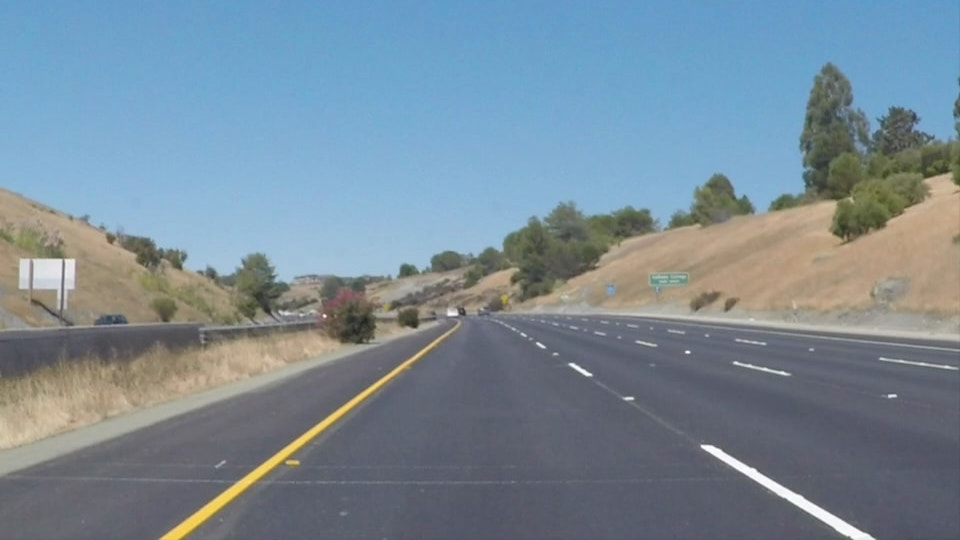
#> input picture test_images/solidYellowCurve2.jpg, 960 x 540 px
$ jupyter execute --allow-errors P1.ipynb   (shell and % lines are left out)
#> lines starting #> are read from the running program, lines starting #| are printed output that depends on the picture; after the words box and inside, x2 and y2 are one past the last pixel; in counts of white or black regions, pixels touching at a corner belong together
# Self-Driving Car Engineer Nanodegree

## Project: **Finding Lane Lines on the Road**
***
In this project, you will use the tools you learned about in the lesson to identify lane lines on the road.  You can develop your pipeline on a series of individual images, and later apply the result to a video stream (really just a series of images). Check out the video clip "raw-lines-example.mp4" (also contained in this repository) to see what the output should look like after using the helper functions below.

Once you have a result that looks roughly like "raw-lines-example.mp4", you'll need to get creative and try to average and/or extrapolate the line segments you've detected to map out the full extent of the lane lines.  You can see an example of the result you're going for in the video "P1_example.mp4".  Ultimately, you would like to draw just one line for the left side of the lane, and one for the right.

In addition to implementing code, there is a brief writeup to complete. The writeup should be completed in a separate file, which can be either a markdown file or a pdf document. There is a [write up template](https://github.com/udacity/CarND-LaneLines-P1/blob/master/writeup_template.md) that can be used to guide the writing process. Completing both the code in the Ipython notebook and the writeup template will cover all of the [rubric points](https://review.udacity.com/#!/rubrics/322/view) for this project.

---
Let's have a look at our first image called 'test_images/solidWhiteRight.jpg'.  Run the 2 cells below (hit Shift-Enter or the "play" button above) to display the image.

**Note: If, at any point, you encounter frozen display windows or other confounding issues, you can always start again with a clean slate by going to the "Kernel" menu above and selecting "Restart & Clear Output".**

---

**The tools you have are color selection, region of interest selection, grayscaling, Gaussian smoothing, Canny Edge Detection and Hough Tranform line detection.  You  are also free to explore and try other techniques that were not presented in the lesson.  Your goal is piece together a pipeline to detect the line segments in the image, then average/extrapolate them and draw them onto the image for display (as below).  Once you have a working pipeline, try it out on the video stream below.**

---

<figure>

 <figcaption>
 <p></p>
 <p style="text-align: center;"> Your output should look something like this (above) after detecting line segments using the helper functions below </p>
 </figcaption>
</figure>
 <p></p>
<figure>

 <figcaption>
 <p></p>
 <p style="text-align: center;"> Your goal is to connect/average/extrapolate line segments to get output like this</p>
 </figcaption>
</figure>

**Run the cell below to import some packages.  If you get an `import error` for a package you've already installed, try changing your kernel (select the Kernel menu above --> Change Kernel).  Still have problems?  Try relaunching Jupyter Notebook from the terminal prompt.  Also, consult the forums for more troubleshooting tips.**

## Import Packages

[cell 1]
#importing some useful packages
import matplotlib.pyplot as plt
import matplotlib.image as mpimg
import numpy as np
import cv2

## Read in an Image

[cell 2]
#reading in an image
#image = mpimg.imread('test_images/solidWhiteRight.jpg')
#image = mpimg.imread('test_images/solidWhiteCurve.jpg')
#image = mpimg.imread('test_images/solidYellowCurve.jpg')
image = mpimg.imread('test_images/solidYellowCurve2.jpg')
#> image is the input picture: shape (540, 960, 3); mean R, G, B 120.7, 138.6, 151.5
#image = mpimg.imread('test_images/solidYellowLeft.jpg')
#image = mpimg.imread('whiteCarLaneSwitch.jpg')

#printing out some stats and plotting
print('This image is:', type(image), 'with dimensions:', image.shape)
#| This image is: <class 'numpy.ndarray'> with dimensions: (540, 960, 3)
plt.imshow(image)  # if you wanted to show a single color channel image called 'gray', for example, call as plt.imshow(gray, cmap='gray')

## Ideas for Lane Detection Pipeline

**Some OpenCV functions (beyond those introduced in the lesson) that might be useful for this project are:**

`cv2.inRange()` for color selection
`cv2.fillPoly()` for regions selection
`cv2.line()` to draw lines on an image given endpoints
`cv2.addWeighted()` to coadd / overlay two images
`cv2.cvtColor()` to grayscale or change color
`cv2.imwrite()` to output images to file
`cv2.bitwise_and()` to apply a mask to an image

**Check out the OpenCV documentation to learn about these and discover even more awesome functionality!**

## Helper Functions

Below are some helper functions to help get you started. They should look familiar from the lesson!

[cell 3]
import math

def grayscale(img):
    """Applies the Grayscale transform
    This will return an image with only one color channel
    but NOTE: to see the returned image as grayscale
    (assuming your grayscaled image is called 'gray')
    you should call plt.imshow(gray, cmap='gray')"""
    return cv2.cvtColor(img, cv2.COLOR_RGB2GRAY)
    # Or use BGR2GRAY if you read an image with cv2.imread()
    # return cv2.cvtColor(img, cv2.COLOR_BGR2GRAY)

def canny(img, low_threshold, high_threshold):
    """Applies the Canny transform"""
    return cv2.Canny(img, low_threshold, high_threshold)

def gaussian_blur(img, kernel_size):
    """Applies a Gaussian Noise kernel"""
    return cv2.GaussianBlur(img, (kernel_size, kernel_size), 0)

def region_of_interest(img, vertices):
    """
    Applies an image mask.

    Only keeps the region of the image defined by the polygon
    formed from `vertices`. The rest of the image is set to black.
    """
    #defining a blank mask to start with
    mask = np.zeros_like(img)

    #defining a 3 channel or 1 channel color to fill the mask with depending on the input image
    if len(img.shape) > 2:
        channel_count = img.shape[2]  # i.e. 3 or 4 depending on your image
        ignore_mask_color = (255,) * channel_count
    else:
        ignore_mask_color = 255

    #filling pixels inside the polygon defined by "vertices" with the fill color
    cv2.fillPoly(mask, vertices, ignore_mask_color)

    #returning the image only where mask pixels are nonzero
    masked_image = cv2.bitwise_and(img, mask)
    return masked_image


def average(num, count):
    result = num
    if count > 0:
        result = num/count

    return result

def draw_line(img,x1, y1, x2, y2, color, thickness):

    if x2 != x1:
        slope = ((y2-y1)/(x2-x1))
        c = y1 - slope * x1

        if slope != 0:
            bottom_y = img.shape[0]
            bottom_x = (bottom_y - c)/slope

            up_y = 340
            up_x = (up_y - c)/slope
            cv2.line(img, (int(bottom_x), int(bottom_y)), (int(up_x), int(up_y)), color, thickness)


def draw_lines(img, lines, color=[255, 0, 0], thickness=10):
    """
    NOTE: this is the function you might want to use as a starting point once you want to
    average/extrapolate the line segments you detect to map out the full
    extent of the lane (going from the result shown in raw-lines-example.mp4
    to that shown in P1_example.mp4).

    Think about things like separating line segments by their
    slope ((y2-y1)/(x2-x1)) to decide which segments are part of the left
    line vs. the right line.  Then, you can average the position of each of
    the lines and extrapolate to the top and bottom of the lane.

    This function draws `lines` with `color` and `thickness`.
    Lines are drawn on the image inplace (mutates the image).
    If you want to make the lines semi-transparent, think about combining
    this function with the weighted_img() function below
    """

    for line in lines:
        a_x1 = 0
        a_x2 = 0
        a_y1 = 0
        a_y2 = 0
        count = 0
        for x1,y1,x2,y2 in line:
            a_x1 += x1
            a_x2 += x2
            a_y1 += y1
            a_y2 += y2
            count += 1

        a_x1 = average (a_x1, count)
        a_x2 = average (a_x2, count)
        a_y1 = average (a_y1, count)
        a_y2 = average (a_y2, count)

        draw_line(img,a_x1,a_y1,a_x2,a_y2, color, thickness)


def hough_lines(img, rho, theta, threshold, min_line_len, max_line_gap):
    """
    `img` should be the output of a Canny transform.

    Returns an image with hough lines drawn.
    """
    lines = cv2.HoughLinesP(img, rho, theta, threshold, np.array([]), minLineLength=min_line_len, maxLineGap=max_line_gap)
    line_img = np.zeros((img.shape[0], img.shape[1], 3), dtype=np.uint8)
    draw_lines(line_img, lines)
    return line_img

# Python 3 has support for cool math symbols.

def weighted_img(img, initial_img, α=0.8, β=1., λ=0.):
    """
    `img` is the output of the hough_lines(), An image with lines drawn on it.
    Should be a blank image (all black) with lines drawn on it.

    `initial_img` should be the image before any processing.

    The result image is computed as follows:

    initial_img * α + img * β + λ
    NOTE: initial_img and img must be the same shape!
    """
    return cv2.addWeighted(initial_img, α, img, β, λ)

## Test Images

Build your pipeline to work on the images in the directory "test_images"
**You should make sure your pipeline works well on these images before you try the videos.**

[cell 4]
import os
os.listdir("test_images/")

## Build a Lane Finding Pipeline

Build the pipeline and run your solution on all test_images. Make copies into the `test_images_output` directory, and you can use the images in your writeup report.

Try tuning the various parameters, especially the low and high Canny thresholds as well as the Hough lines parameters.

[cell 5]
# TODO: Build your pipeline that will draw lane lines on the test_images
# then save them to the test_images directory.
gray = grayscale(image)
#> in grayscale, `return cv2.cvtColor(img, cv2.COLOR_RGB2GRAY)`:
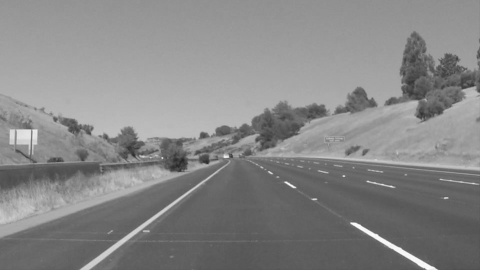
#> returned value: shape (540, 960) (shown at 1/2 size); min 32, max 255, mean 134.7
blur_gray = gaussian_blur(gray, 3)
edges = canny(blur_gray, 50, 140)
#> in canny, `return cv2.Canny(img, low_threshold, high_threshold)`:
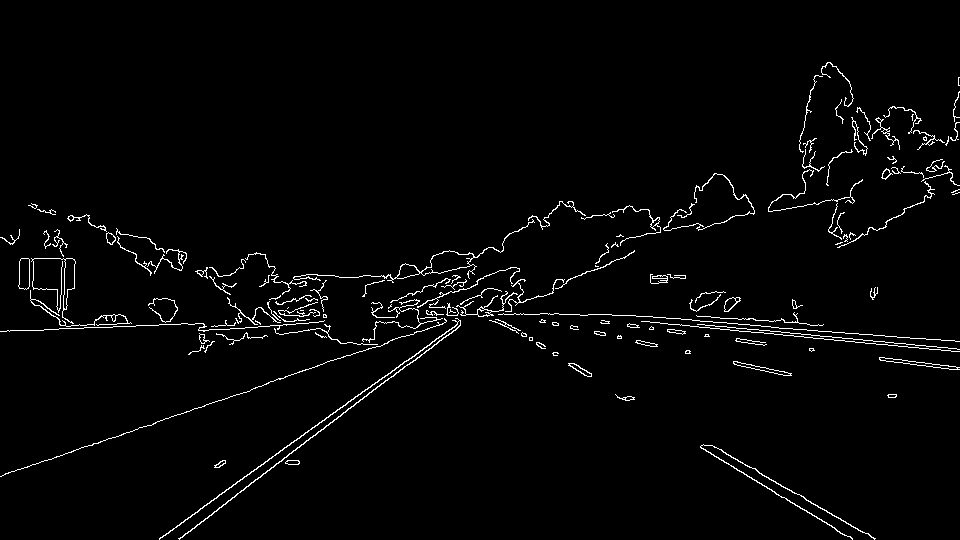
#> returned value: shape (540, 960); 2.3% white in thin lines or dots, all inside (x1, y1, x2, y2) = (0, 62, 960, 540)
imshape = image.shape
vertices = np.array([[(0,imshape[0]),(470, 320), (490, 320), (imshape[1],imshape[0])]], dtype=np.int32)
masked_edges = region_of_interest(edges, vertices)
#> in region_of_interest, `cv2.fillPoly(mask, vertices, ignore_mask_color)`:
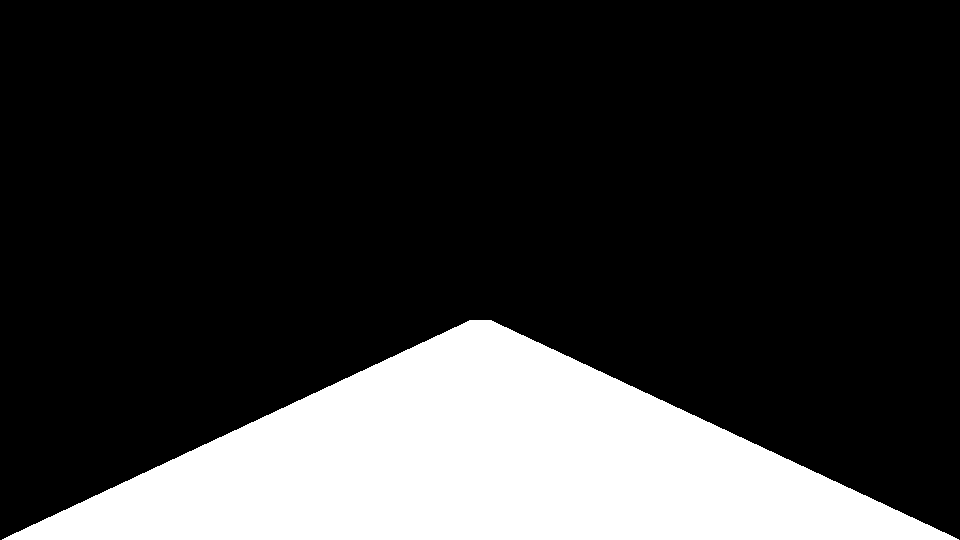
#> mask: shape (540, 960); 20.8% white; 1 white region, box (x1, y1, x2, y2) and area: (2, 320, 959, 540) 107829
#> in region_of_interest, `masked_image = cv2.bitwise_and(img, mask)`:
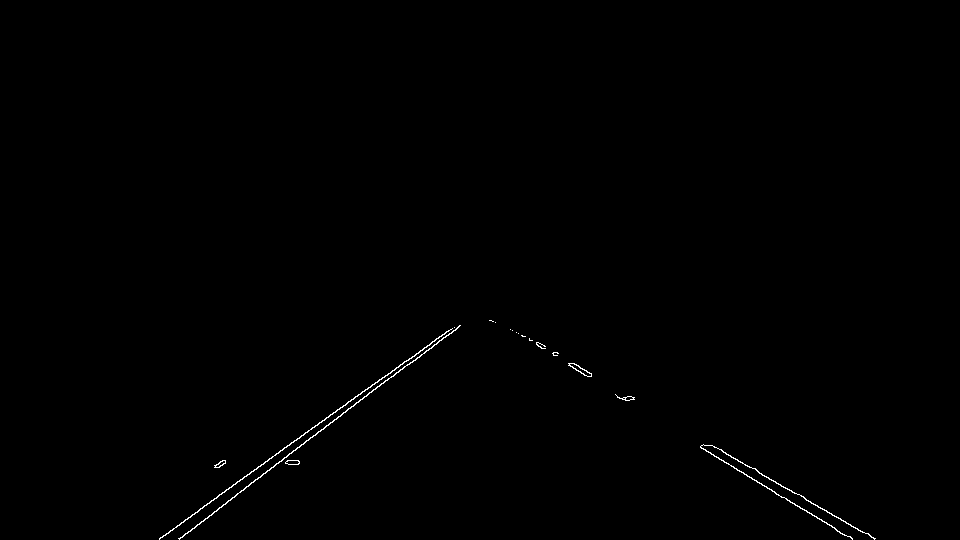
#> masked_image: shape (540, 960); 0.34% white in thin lines or dots, all inside (x1, y1, x2, y2) = (159, 320, 876, 540)

# Define the Hough transform parameters
rho = 2               # distance resolution in pixels of the Hough grid
theta = np.pi/180     # angular resolution in radians of the Hough grid
threshold = 60        # minimum number of votes (intersections in Hough grid cell)
min_line_length = 120 # minimum number of pixels making up a line
max_line_gap = 100    # maximum gap in pixels between connectable line segments

line_image = hough_lines(masked_edges, rho, theta, threshold, min_line_length, max_line_gap)
#> in hough_lines, `lines = cv2.HoughLinesP(img, rho, theta, threshold, np.array([]), minL..`: lines = [[159, 539, 446, 331], [178, 538, 460, 325], [510, 329, 874, 539], [617, 396, 852, 538], [525, 336, 875, 538], [159, 538, 348, 401], [182, 537, 448, 330], [537, 345, 762, 485], [286, 463, 423, 348]]
#> the loop in draw_lines, `for line in lines:` made 9 passes
#> (line, a_x1, a_x2, a_y1, a_y2, slope in draw_line, c in draw_line) on passes 1 to 7: ([[159, 539, 446, 331]], 159, 446, 539, 331, -0.725, 654.2), ([[178, 538, 460, 325]], 178, 460, 538, 325, -0.755, 672.4), ([[510, 329, 874, 539]], 510, 874, 329, 539, 0.577, 34.77), ([[617, 396, 852, 538]], 617, 852, 396, 538, 0.604, 23.17), ([[525, 336, 875, 538]], 525, 875, 336, 538, 0.577, 33), ([[159, 538, 348, 401]], 159, 348, 538, 401, -0.725, 653.3), ([[182, 537, 448, 330]], 182, 448, 537, 330, -0.778, 678.6)
#> after the loop in draw_lines, `for line in lines:`:
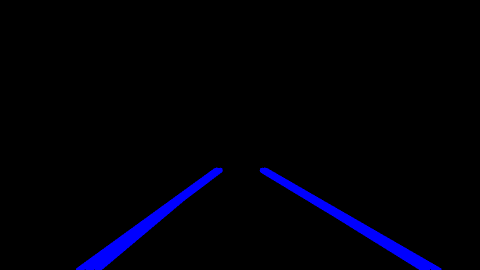
#> img: shape (540, 960, 3) (shown at 1/2 size); mean of channels 0, 1, 2 7.5, 0, 0; drawn as B, G, R
result = weighted_img(line_image, image)
#> in weighted_img, `return cv2.addWeighted(initial_img, α, img, β, λ)`:
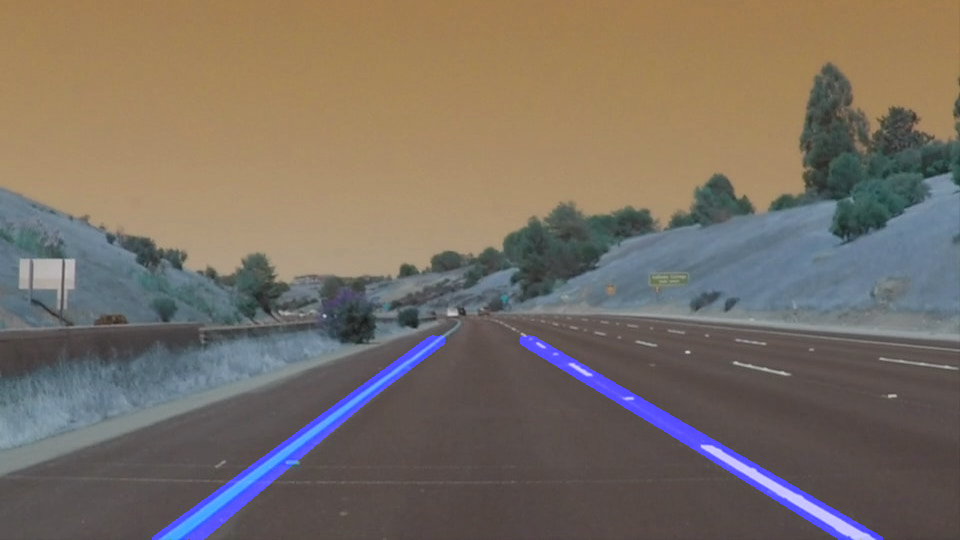
#> returned value: shape (540, 960, 3); mean of channels 0, 1, 2 100.7, 110.9, 121.2; drawn as B, G, R

plt.imshow(result)

$ run again, with test_images/solidYellowLeft.jpg copied over test_images/solidYellowCurve2.jpg
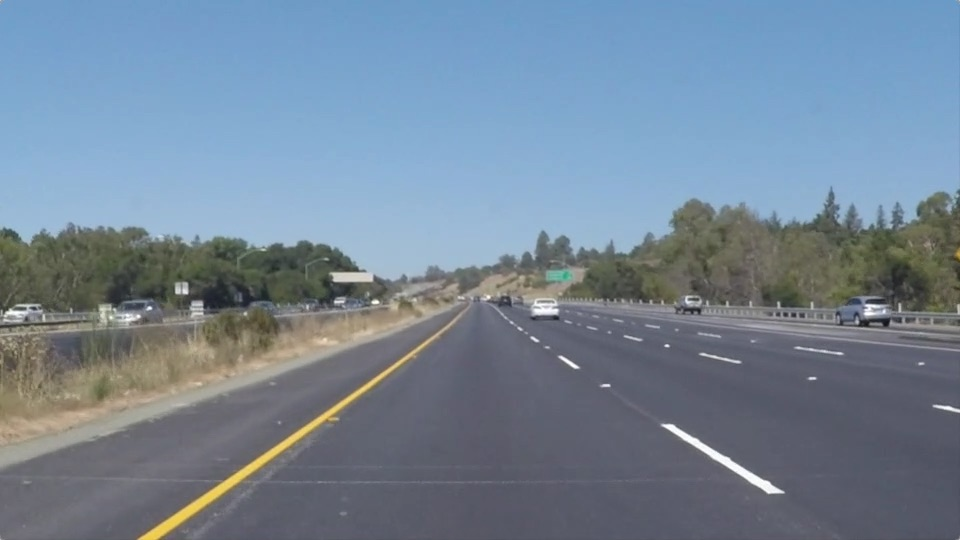
#> input picture test_images/solidYellowLeft.jpg, 960 x 540 px
#> image is the input picture: shape (540, 960, 3); mean R, G, B 116.5, 133.6, 150.8
#| This image is: <class 'numpy.ndarray'> with dimensions: (540, 960, 3)
#> mask: shape (540, 960); 20.8% white; 1 white region, box (x1, y1, x2, y2) and area: (2, 320, 959, 540) 107829
#> in region_of_interest, `masked_image = cv2.bitwise_and(img, mask)`:
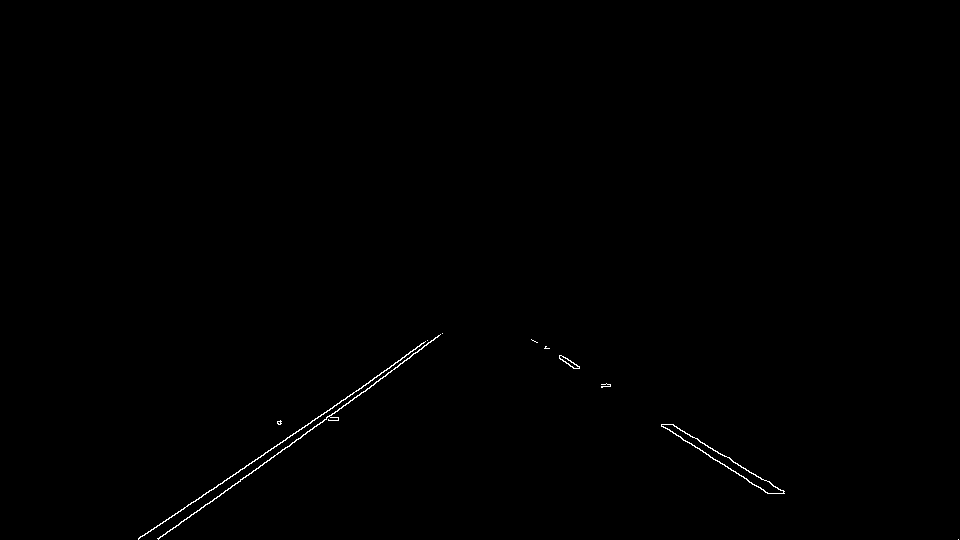
#> masked_image: shape (540, 960); 0.29% white in thin lines or dots, all inside (x1, y1, x2, y2) = (138, 333, 959, 540)
#> lines = [[138, 538, 442, 333], [165, 534, 437, 337], [566, 363, 752, 484], [532, 340, 783, 491], [563, 356, 767, 493], [158, 539, 438, 335], [257, 459, 427, 340]]
#> the loop in draw_lines, `for line in lines:` made 7 passes
#> (line, a_x1, a_x2, a_y1, a_y2, slope in draw_line, c in draw_line) on passes 1 to 7: ([[138, 538, 442, 333]], 138, 442, 538, 333, -0.674, 631.1), ([[165, 534, 437, 337]], 165, 437, 534, 337, -0.724, 653.5), ([[566, 363, 752, 484]], 566, 752, 363, 484, 0.651, -5.2), ([[532, 340, 783, 491]], 532, 783, 340, 491, 0.602, 19.95), ([[563, 356, 767, 493]], 563, 767, 356, 493, 0.672, -22.09), ([[158, 539, 438, 335]], 158, 438, 539, 335, -0.729, 654.1), ([[257, 459, 427, 340]], 257, 427, 459, 340, -0.7, 638.9)
#> in weighted_img, `return cv2.addWeighted(initial_img, α, img, β, λ)`:
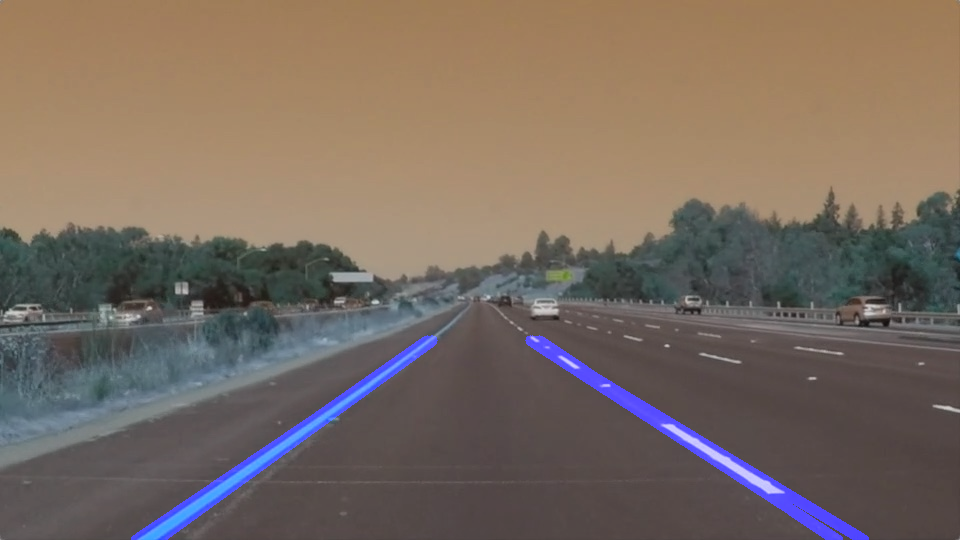
#> returned value: shape (540, 960, 3); mean of channels 0, 1, 2 96.9, 106.9, 120.6; drawn as B, G, R
